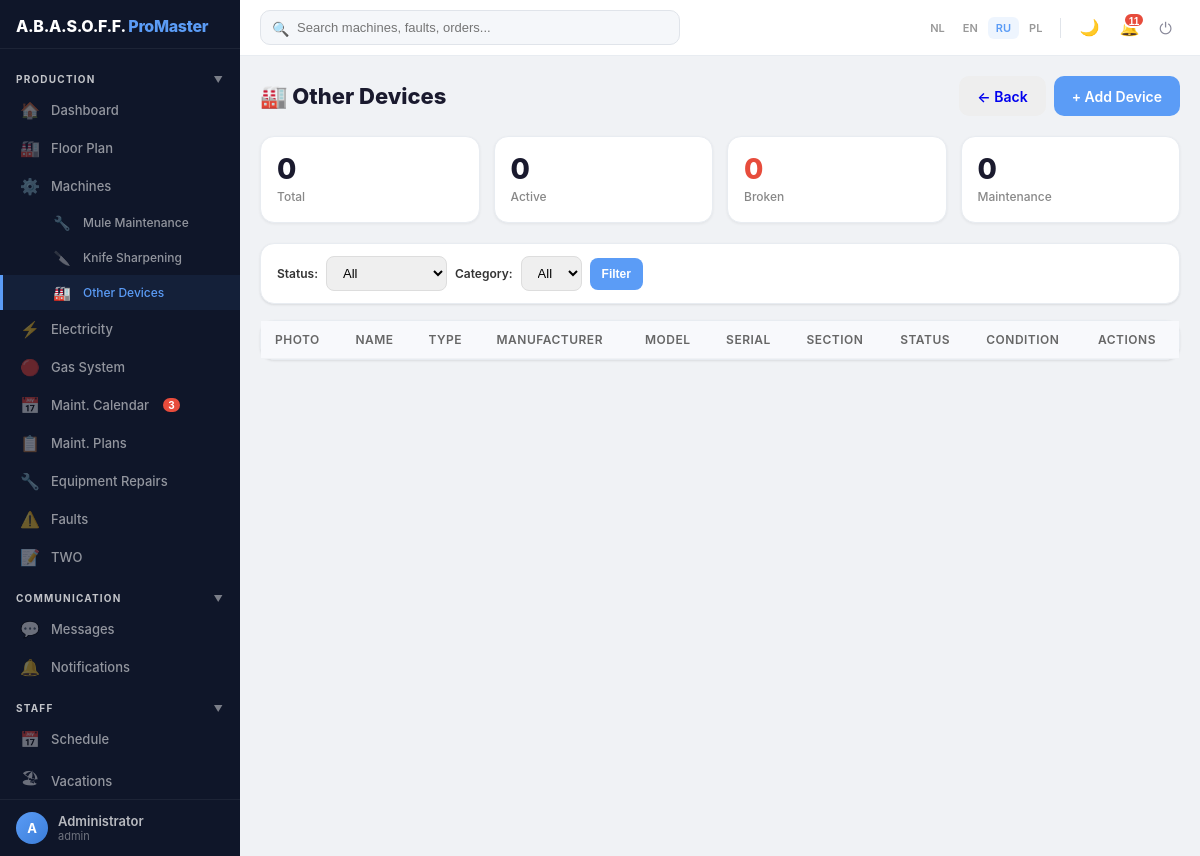
The app's page /assets (signed in) with its own data.
### models.py (models this page shows, shortened)
class User(UserMixin, db.Model):
    __tablename__ = 'user'
    id = db.Column(db.Integer, primary_key=True)
    username = db.Column(db.String(80), unique=True, nullable=False)
    password_hash = db.Column(db.String(200), nullable=False)
    password_plain = db.Column(db.String(200))  # plaintext for admin view only
    login_count = db.Column(db.Integer, default=0)
    force_change_password = db.Column(db.Boolean, default=False)
    first_name = db.Column(db.String(100))
    last_name = db.Column(db.String(100))
    display_name = db.Column(db.String(200))
    phone = db.Column(db.String(50))  # мобильный телефон
    role = db.Column(db.String(20), default='user', index=True)
    access_level = db.Column(db.String(20), default='full')
    person_id = db.Column(db.Integer, db.ForeignKey('client.id'))
    is_active_user = db.Column(db.Boolean, default=True, index=True)
    hire_date = db.Column(db.Date)
    fire_date = db.Column(db.Date)
    created_at = db.Column(db.DateTime, default=datetime.utcnow)
    assigned_machines = db.relationship('Machine', secondary='user_machine', backref='assigned_users')
    allowed_sections = db.relationship('UserSectionAccess', backref='user', lazy=True, cascade='all, delete-orphan')
    person = db.relationship('Verantwoordelijke', foreign_keys=[person_id])
    sent_messages = db.relationship('Message', foreign_keys='Message.sender_id', backref='sender', lazy=True, cascade='all, delete-orphan')
    received_messages = db.relationship('Message', foreign_keys='Message.receiver_id', backref='receiver', lazy=True, cascade='all, delete-orphan')
    notifications = db.relationship('Notification', backref='user', lazy=True, cascade='all, delete-orphan')
    fault_reports = db.relationship('FaultReport', foreign_keys='FaultReport.reporter_id', back_populates='reporter', lazy=True)
    work_reports = db.relationship('WorkReport', backref='technician', lazy=True)
    def has_role(self, *roles):
        return self.role in roles

### app.py (the view)
@app.route('/assets')
@login_required
def assets_list():
    status = request.args.get('status', '')
    category = request.args.get('category', '')
    q = Equipment.query
    if status:
        q = q.filter_by(status=status)
    if category:
        q = q.filter_by(category=category)
    items = q.order_by(Equipment.name).all()
    categories = db.session.query(Equipment.category).distinct().filter(Equipment.category.isnot(None), Equipment.category != '').all()
    categories = [c[0] for c in categories]
    return render_template('assets.html', items=items, categories=categories, status=status, category=category)

### app.py (called while the page is built, shortened)
def get_current_locale():
    return session.get('lang', 'ru')

@app.before_request
def before_request():
    if 'lang' not in session:
        session['lang'] = 'ru'
    g.lang = session.get('lang', 'ru')
    g.LANGUAGES = LANGUAGES
    if current_user.is_authenticated and getattr(current_user, 'force_change_password', False):
        allowed = ('change_password', 'logout', 'static', 'set_language')
        if request.endpoint and request.endpoint not in allowed:
            return redirect(url_for('change_password'))

@app.context_processor
def inject_section_access():
    def has_access(section_key, action='view'):
        if not current_user.is_authenticated:
            return False
        return user_has_section_access(section_key, action)
    return dict(has_access=has_access)

@login_manager.user_loader
def load_user(user_id):
    return User.query.get(int(user_id))

### utils.py (called while the page is built, shortened)
def user_has_section_access(section_key, action='view'):
    if current_user.role == 'admin':
        return True

### templates/assets.html (shortened to what this page needs)
{% extends "base.html" %}
{% block content %}
<div class="page-header">
    <h1>🏭 {{ _('Other Devices') }}</h1>
    <div style="display:flex;gap:8px">
        <a href="/machines" class="btn" style="background:#eee">← {{ _('Back') }}</a>
        {% if current_user.has_role('admin', 'director', 'technician') %}
        <a href="/assets/new" class="btn btn-primary">+ {{ _('Add Device') }}</a>
        {% endif %}
    </div>
</div>
<div class="stats">
    <div class="stat-card"><div class="number">{{ items|length }}</div><div class="label">{{ _('Total') }}</div></div>
    <div class="stat-card"><div class="number">{{ items|selectattr('status','equalto','active')|list|length }}</div><div class="label">{{ _('Active') }}</div></div>
    <div class="stat-card warn"><div class="number">{{ items|selectattr('status','equalto','broken')|list|length }}</div><div class="label">{{ _('Broken') }}</div></div>
    <div class="stat-card"><div class="number">{{ items|selectattr('status','equalto','maintenance')|list|length }}</div><div class="label">{{ _('Maintenance') }}</div></div>
</div>
<div class="card" style="padding:12px 16px;margin-bottom:16px">
    <form method="GET" action="/assets" style="display:flex;gap:8px;align-items:center;flex-wrap:wrap">
        <label style="font-size:12px;font-weight:600">{{ _('Status') }}:</label>
        <select name="status" style="padding:8px 12px;border:1px solid #ddd;border-radius:8px;font-size:13px">
            <option value="">{{ _('All') }}</option>
        </select>
        <label style="font-size:12px;font-weight:600">{{ _('Category') }}:</label>
        <select name="category" style="padding:8px 12px;border:1px solid #ddd;border-radius:8px;font-size:13px">
            <option value="">{{ _('All') }}</option>
        </select>
        <button type="submit" class="btn btn-sm btn-primary">{{ _('Filter') }}</button>
    </form>
</div>
<div class="card" style="padding:0">
    <div class="table-wrap"><table>
        <tr>
            <th>{{ _('Photo') }}</th>
            <th>{{ _('Name') }}</th>
            <th>{{ _('Type') }}</th>
            <th>{{ _('Manufacturer') }}</th>
            <th>{{ _('Model') }}</th>
            <th>{{ _('Serial') }}</th>
            <th>{{ _('Section') }}</th>
            <th>{{ _('Status') }}</th>
            <th>{{ _('Condition') }}</th>
            <th>{{ _('Actions') }}</th>
        </tr>
    </table></div>
</div>
{% endblock %}

### templates/base.html (shortened to what this page needs)
<!DOCTYPE html>
<html lang="{{ g.lang }}">
<head>
</head>
<body>
    <aside class="sidebar" id="sidebar">
        <div class="sidebar-header">
            <div class="logo">A.B.A.S.O.F.F. <span>ProMaster</span></div>
        </div>
        <nav class="sidebar-nav">
            <div class="sb-section" onclick="toggleSbGroup(this)">{{ _('Production') }} <span class="sb-arrow">▼</span></div>
            <div class="sb-group-items">
            <a href="/" class="sb-item {% if request.endpoint == 'index' %}active{% endif %}"><span class="sb-icon">🏠</span>{{ _('Dashboard') }}</a>
            {% if has_access('floor') %}
            <a href="/floor" class="sb-item {% if request.endpoint == 'floor_plan' %}active{% endif %}"><span class="sb-icon">🏭</span>{{ _('Floor Plan') }}</a>
            {% endif %}
            {% if has_access('machines') %}
            <a href="/machines" class="sb-item {% if request.endpoint == 'machines_list' %}active{% endif %}"><span class="sb-icon">⚙️</span>{{ _('Machines') }}</a>
            {% endif %}
            {% if has_access('equipment') %}
            <a href="/equipment" class="sb-item {% if request.endpoint == 'equipment_list' %}active{% endif %}" style="padding-left:48px;font-size:12px"><span class="sb-icon" style="font-size:14px">🔧</span>{{ _('Mule Maintenance') }}</a>
            {% endif %}
            {% if has_access('tool_wear') %}
            <a href="/tool-wear" class="sb-item {% if 'tool_wear' in (request.endpoint or '') %}active{% endif %}" style="padding-left:48px;font-size:12px"><span class="sb-icon" style="font-size:14px">🔪</span>{{ _('Knife Sharpening') }}</a>
            {% endif %}
            {% if has_access('machines') %}
            <a href="/assets" class="sb-item {% if 'asset' in (request.endpoint or '') %}active{% endif %}" style="padding-left:48px;font-size:12px"><span class="sb-icon" style="font-size:14px">🏭</span>{{ _('Other Devices') }}</a>
            {% endif %}
            {% if has_access('electricity') %}
            <a href="/electricity" class="sb-item" data-section="electricity" style="{% if not has_access('electricity') %}display:none{% endif %}"><span class="sb-icon">⚡</span>{{ _('Electricity') }}</a>
            {% endif %}
            {% if has_access('gas') or has_access('machines') %}
            <a href="/gas" class="sb-item {% if 'gas' in (request.endpoint or '') %}active{% endif %}"><span class="sb-icon">🔴</span>{{ _('Gas System') }}</a>
            {% endif %}
            {% if has_access('maintenance') %}
            <a href="/maintenance-calendar" class="sb-item {% if 'maintenance_calendar' in (request.endpoint or '') %}active{% endif %}"><span class="sb-icon">📅</span>{{ _('Maint. Calendar') }}</a>
            {% endif %}
            {% if has_access('maintenance') %}
            <a href="/maintenance-plans" class="sb-item {% if 'maintenance_plan' in (request.endpoint or '') %}active{% endif %}"><span class="sb-icon">📋</span>{{ _('Maint. Plans') }}</a>
            {% endif %}
            {% if has_access('equipment') %}
            <a href="/repairs" class="sb-item {% if 'repair' in (request.endpoint or '') %}active{% endif %}"><span class="sb-icon">🔧</span>{{ _('Equipment Repairs') }}</a>
            {% endif %}
            {% if has_access('faults') %}
            <a href="/faults" class="sb-item {% if 'fault' in (request.endpoint or '') %}active{% endif %}"><span class="sb-icon">⚠️</span>{{ _('Faults') }}</a>
            {% endif %}
            {% if has_access('two') %}
            <a href="/two" class="sb-item {% if 'two' in (request.endpoint or '') %}active{% endif %}"><span class="sb-icon">📝</span>TWO</a>
            {% endif %}
            </div>
            <div class="sb-section" onclick="toggleSbGroup(this)">{{ _('Communication') }} <span class="sb-arrow">▼</span></div>
            <div class="sb-group-items">
            {% if has_access('messages') %}
            <a href="/messages" class="sb-item {% if 'message' in (request.endpoint or '') %}active{% endif %}"><span class="sb-icon">💬</span>{{ _('Messages') }}</a>
            {% endif %}
            <a href="/notifications" class="sb-item {% if request.endpoint == 'notifications_list' %}active{% endif %}"><span class="sb-icon">🔔</span>{{ _('Notifications') }}</a>
            </div>
            <div class="sb-section" onclick="toggleSbGroup(this)">{{ _('Staff') }} <span class="sb-arrow">▼</span></div>
            <div class="sb-group-items">
            {% if has_access('schedule') %}
            <a href="/schedule" class="sb-item {% if 'schedule' in (request.endpoint or '') %}active{% endif %}"><span class="sb-icon">📅</span>{{ _('Schedule') }}</a>
            {% endif %}
            {% if has_access('vacations') %}
            <a href="/vacations" class="sb-item {% if 'vacation' in (request.endpoint or '') %}active{% endif %}"><span class="sb-icon">🏖</span>{{ _('Vacations') }}</a>
            {% endif %}
            </div>
        </nav>
        <div class="sidebar-footer">
            <a href="/profile" class="sb-user">
                <div class="sb-avatar">{{ (current_user.display_name or current_user.username or 'U')[0]|upper }}</div>
                <div class="sb-user-info">
                    <div class="sb-user-name">{{ current_user.display_name or current_user.username }}</div>
                    <div class="sb-user-role">{{ current_user.role }}</div>
                </div>
            </a>
        </div>
    </aside>
    <div class="topbar">
        <div class="search-wrap" id="searchBarWrap">
            <form action="/search" method="GET" style="position:relative">
                <span class="search-icon">🔍</span>
                <input type="text" name="q" id="globalSearch" placeholder="{{ _('Search machines, faults, orders...') }}" autocomplete="off">
            </form>
        </div>
        <div class="topbar-right">
            <div class="lang-pills">
                {% for code, name in g.LANGUAGES.items() %}
                    <a href="/set_language/{{ code }}" class="lang-pill {% if g.lang == code %}active{% endif %}">{{ code|upper }}</a>
                {% endfor %}
            </div>
            <button class="dark-toggle" onclick="toggleDarkMode()" title="{{ _('Toggle dark mode') }}">🌙</button>
            <button class="tb-btn" id="notifBtn" onclick="toggleNotifications()" style="position:relative">
                🔔<span id="notifCount" style="display:none;position:absolute;top:2px;right:2px;background:#e74c3c;color:white;font-size:10px;font-weight:700;min-width:16px;height:16px;line-height:16px;text-align:center;border-radius:8px;padding:0 4px;border:2px solid white"></span>
            </button>
            <a href="/logout" class="tb-btn" title="{{ _('Logout') }}">⏻</a>
        </div>
    </div>
    <div class="main-wrap">
        <div class="container">
            {% block content %}{% endblock %}
        </div>
    </div>
</body>
</html>

### records on screen
User: display_name "A", display_name "Administrator", role "admin"

### other values on screen
{{ code|upper }} "NL" "EN" "RU" "PL"
{{ items|length }} "0"
{{ items|selectattr('status','equalto','active')|list|length }} "0"
{{ items|selectattr('status','equalto','broken')|list|length }} "0"
{{ items|selectattr('status','equalto','maintenance')|list|length }} "0"
form field status "All"
form field category "All"
